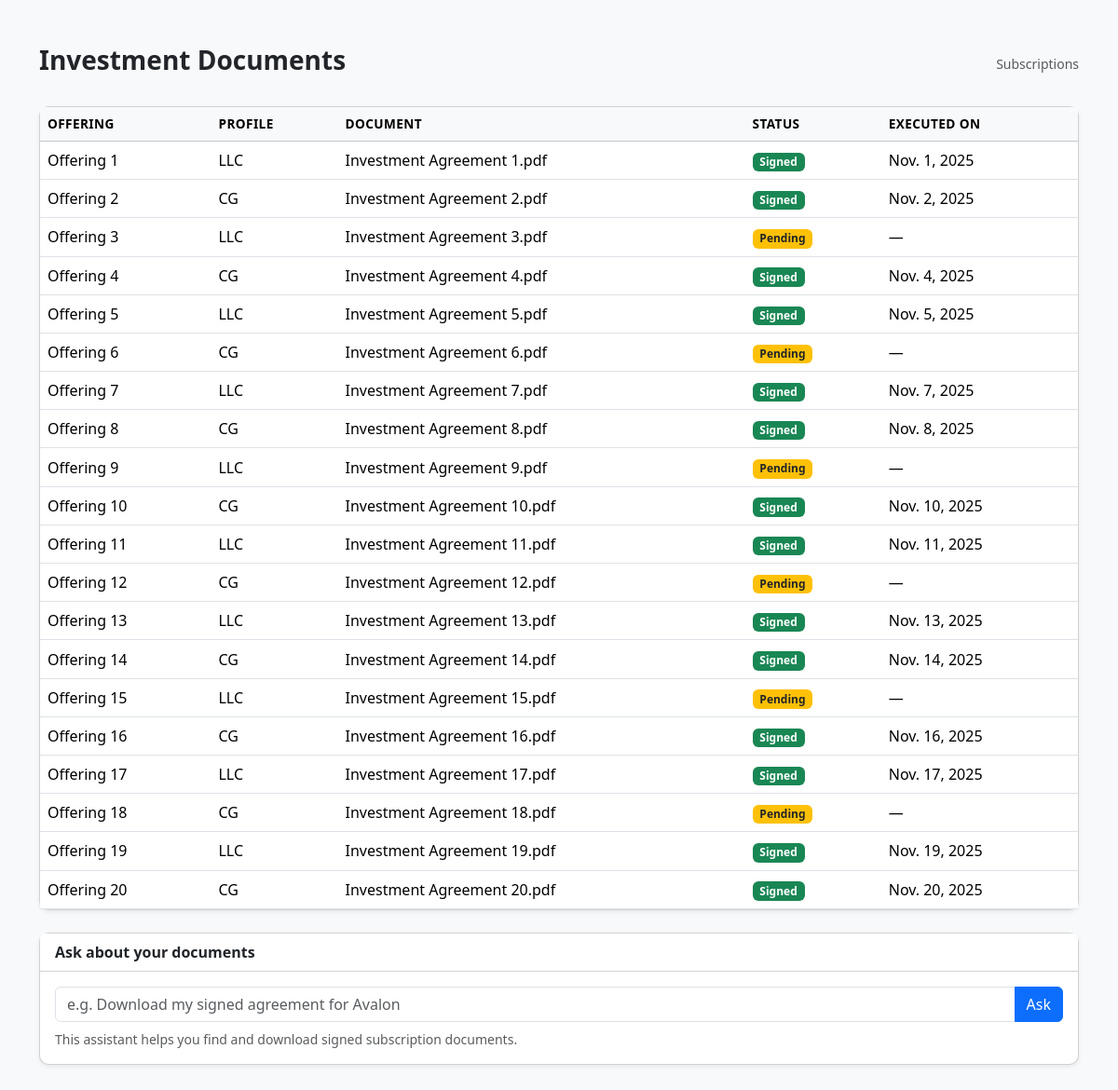
The page / on the database its author committed.
### subscriptions/models.py (models this page shows, shortened)
class SubscriptionDocument(models.Model):
    user_name = models.CharField(max_length=50)
    offering_name = models.CharField(max_length=100)
    profile_name = models.CharField(max_length=50)
    document_name = models.CharField(max_length=150)
    status = models.CharField(max_length=30)
    executed_on = models.DateField(null=True, blank=True)
    download_url = models.URLField(null=True, blank=True)

### subscriptions/views.py (the view)
# urls.py: path("", documents_page, name="documents"),
def documents_page(request):
    docs = SubscriptionDocument.objects.all()
    return render(request, "subscriptions/documents.html", {"docs": docs})

### subscriptions/templates/subscriptions/documents.html (shortened to what this page needs)
<!DOCTYPE html>
<html lang="en">
<head>
    <link
        href="https://cdn.jsdelivr.net/npm/bootstrap@5.3.2/dist/css/bootstrap.min.css"
        rel="stylesheet"
    >
    <link rel="stylesheet" href="/static/css/styles.css">
</head>
<body class="bg-light">
<div class="container my-5">
    <div class="d-flex justify-content-between align-items-center mb-4">
        <h3 class="fw-semibold">Investment Documents</h3>
        <span class="text-muted small">Subscriptions</span>
    </div>
    <div class="card shadow-sm mb-4">
        <div class="card-body p-0">
            <table class="table table-hover mb-0 align-middle">
                <thead class="table-light">
                    <tr>
                        <th>Offering</th>
                        <th>Profile</th>
                        <th>Document</th>
                        <th>Status</th>
                        <th>Executed On</th>
                    </tr>
                </thead>
                <tbody>
                {% for d in docs %}
                    <tr>
                        <td>{{ d.offering_name }}</td>
                        <td>{{ d.profile_name }}</td>
                        <td>{{ d.document_name }}</td>
                        <td>
                            {% if d.status == "eSign Completed" %}
                                <span class="badge bg-success">Signed</span>
                            {% else %}
                                <span class="badge bg-warning text-dark">Pending</span>
                            {% endif %}
                        </td>
                        <td>
                            {% if d.executed_on %}
                                {{ d.executed_on }}
                            {% else %}
                                —
                            {% endif %}
                        </td>
                    </tr>
                {% empty %}
                    <tr>
                        <td colspan="5" class="text-center text-muted py-4">
                            No documents available
                        </td>
                    </tr>
                {% endfor %}
                </tbody>
            </table>
        </div>
    </div>
    <div class="card shadow-sm">
        <div class="card-header bg-white fw-semibold">
            Ask about your documents
        </div>
        <div class="card-body">
            <div class="input-group">
                <input
                    id="msg"
                    class="form-control"
                    placeholder="e.g. Download my signed agreement for Avalon"
                >
                <button class="btn btn-primary" onclick="sendMsg()">
                    Ask
                </button>
            </div>
            <div class="form-text mt-2">
                This assistant helps you find and download signed subscription documents.
            </div>
        </div>
    </div>
</div>
</body>
</html>

### static/css/styles.css (style rules this page uses)
body { font-family: system-ui, -apple-system, BlinkMacSystemFont, sans-serif; }
table th { font-size: 0.85rem; text-transform: uppercase; letter-spacing: 0.03em; }
.card { border-radius: 10px; }

### rows shown on the page
SubscriptionDocument: offering_name "Offering 1", profile_name "LLC", document_name "Investment Agreement 1.pdf", status "Signed", executed_on "Nov. 1, 2025"
SubscriptionDocument: offering_name "Offering 2", profile_name "CG", document_name "Investment Agreement 2.pdf", status "Signed", executed_on "Nov. 2, 2025"
SubscriptionDocument: offering_name "Offering 3", profile_name "LLC", document_name "Investment Agreement 3.pdf", status "Pending"
SubscriptionDocument: offering_name "Offering 4", profile_name "CG", document_name "Investment Agreement 4.pdf", status "Signed", executed_on "Nov. 4, 2025"
SubscriptionDocument: offering_name "Offering 5", profile_name "LLC", document_name "Investment Agreement 5.pdf", status "Signed", executed_on "Nov. 5, 2025"
SubscriptionDocument: offering_name "Offering 6", profile_name "CG", document_name "Investment Agreement 6.pdf", status "Pending"
SubscriptionDocument: offering_name "Offering 7", profile_name "LLC", document_name "Investment Agreement 7.pdf", status "Signed", executed_on "Nov. 7, 2025"
SubscriptionDocument: offering_name "Offering 8", profile_name "CG", document_name "Investment Agreement 8.pdf", status "Signed", executed_on "Nov. 8, 2025"
SubscriptionDocument: offering_name "Offering 9", profile_name "LLC", document_name "Investment Agreement 9.pdf", status "Pending"
SubscriptionDocument: offering_name "Offering 10", profile_name "CG", document_name "Investment Agreement 10.pdf", status "Signed", executed_on "Nov. 10, 2025"
SubscriptionDocument: offering_name "Offering 11", profile_name "LLC", document_name "Investment Agreement 11.pdf", status "Signed", executed_on "Nov. 11, 2025"
SubscriptionDocument: offering_name "Offering 12", profile_name "CG", document_name "Investment Agreement 12.pdf", status "Pending"
SubscriptionDocument: offering_name "Offering 13", profile_name "LLC", document_name "Investment Agreement 13.pdf", status "Signed", executed_on "Nov. 13, 2025"
SubscriptionDocument: offering_name "Offering 14", profile_name "CG", document_name "Investment Agreement 14.pdf", status "Signed", executed_on "Nov. 14, 2025"
SubscriptionDocument: offering_name "Offering 15", profile_name "LLC", document_name "Investment Agreement 15.pdf", status "Pending"
SubscriptionDocument: offering_name "Offering 16", profile_name "CG", document_name "Investment Agreement 16.pdf", status "Signed", executed_on "Nov. 16, 2025"
SubscriptionDocument: offering_name "Offering 17", profile_name "LLC", document_name "Investment Agreement 17.pdf", status "Signed", executed_on "Nov. 17, 2025"
SubscriptionDocument: offering_name "Offering 18", profile_name "CG", document_name "Investment Agreement 18.pdf", status "Pending"
SubscriptionDocument: offering_name "Offering 19", profile_name "LLC", document_name "Investment Agreement 19.pdf", status "Signed", executed_on "Nov. 19, 2025"
SubscriptionDocument: offering_name "Offering 20", profile_name "CG", document_name "Investment Agreement 20.pdf", status "Signed", executed_on "Nov. 20, 2025"
